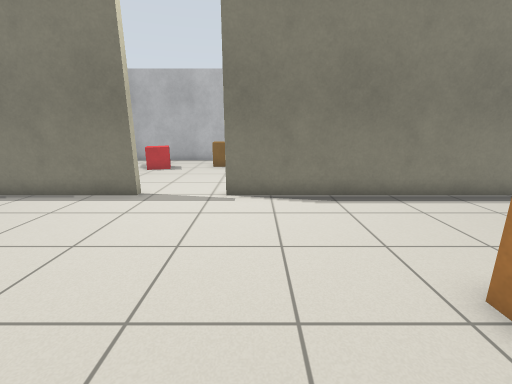
[1] (above)

12 first-person views from a walk through a world built for the Gazebo simulator. The camera is 1.1 m above the floor, tilts 14° down and sees 90° across. The floor is counted in squares, 0.5 m on a side. Each view is taken from the middle of a square. On the plan, view 1 faces up. The plan holds only what a view shows up to about 16 squares ahead; the rest is blank.

[2]
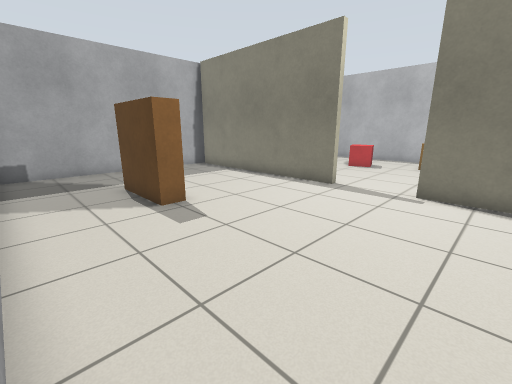

[3]
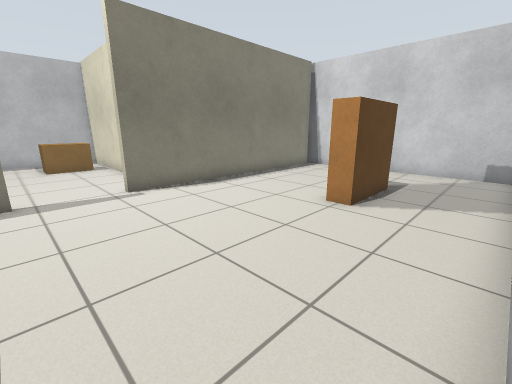

[4]
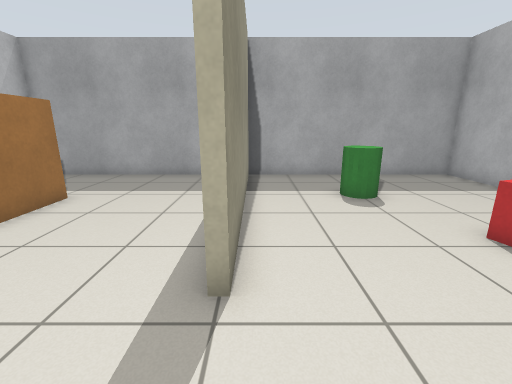

[5]
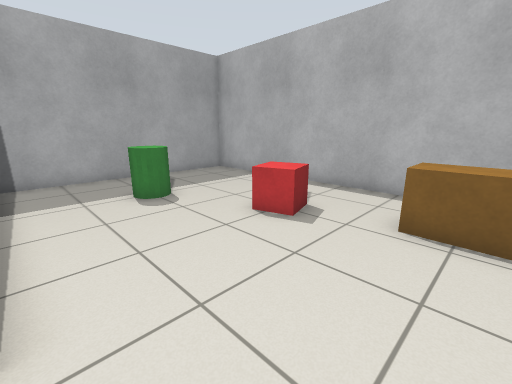

[6]
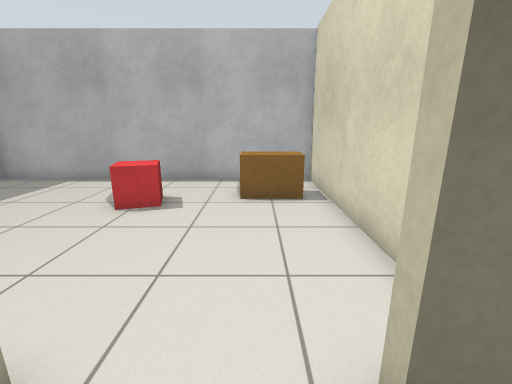

[7]
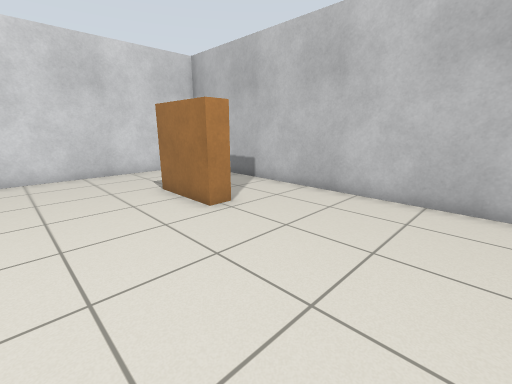

[8]
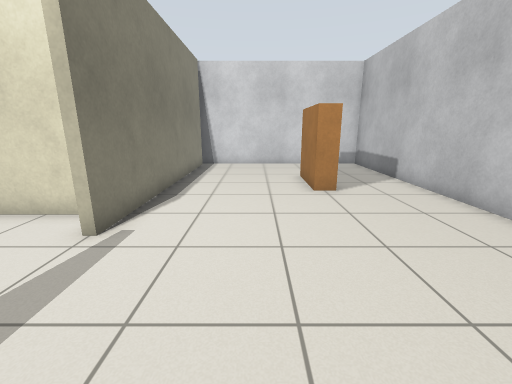

[9]
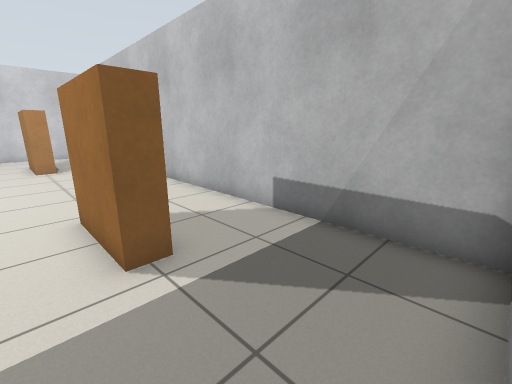

[10]
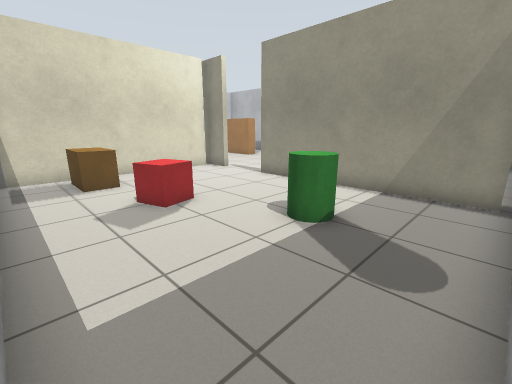

[11]
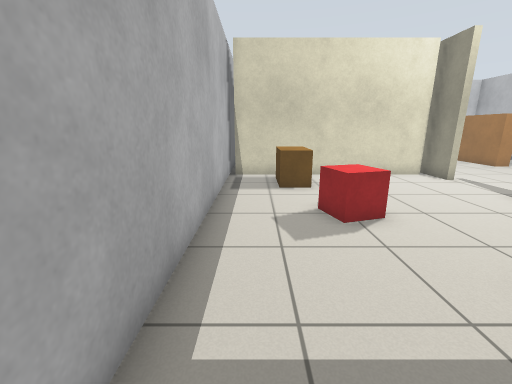

[12]
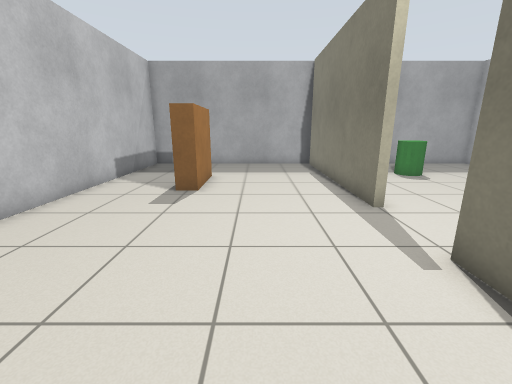

### Floor plan
Points are (right, up) in squares from view 1. A wall is a line through its corners. A room is listed if a view was taken in it or the views show most of it. See-through windows are left out.
Room 1 (views 1, 2, 3, 6, 7, 8, 9, 12)
walls: (-6, 2.9) (-6, 2.1) (-9, 2.1) (-9, 2.9) (-6, 2.9); (-4, 8.4) (-13, 8.4); (6.1, 2.1) (3, 2.1) (3, 2.9) (6, 2.9); (10, 8.4) (-1, 8.4); (-13.3, 7.9) (-13.3, -1.3) (10.3, -1.3) (10.3, 8.5)
ways out: opening at (-2, 8) to room 2
Room 2 (views 4, 5, 10, 11)
walls: (-13.1, 8.6) (-4, 8.6) (-4, 8.4); (-1, 8.4) (-1, 8.6) (1, 8.6); (0.4, 8.9) (0.4, 18); (1.9, 18.3) (-13.3, 18.3) (-13.3, 7.9)
ways out: opening at (-2, 8) to room 1
objects: barrel (-10, 12) to (-9, 13); red box (-6, 14) to (-5, 15); brown box (-2, 15) to (-1, 16)

Where each view was taken, in squares from view 1:
view 1: 0 up, 0 right, facing up
view 2: 1 down, 1 right, facing up-left
view 3: 1 down, 4 left, facing up-right
view 4: 9 up, 1 left, facing left
view 5: 9 up, 1 left, facing up-left
view 6: 7 up, 2 left, facing up
view 7: 7 up, 3 left, facing down-right
view 8: 5 up, 6 left, facing right
view 9: 4 up, 13 left, facing down-right
view 10: 18 up, 13 left, facing down-right
view 11: 17 up, 12 left, facing right
view 12: 5 up, 3 right, facing left
